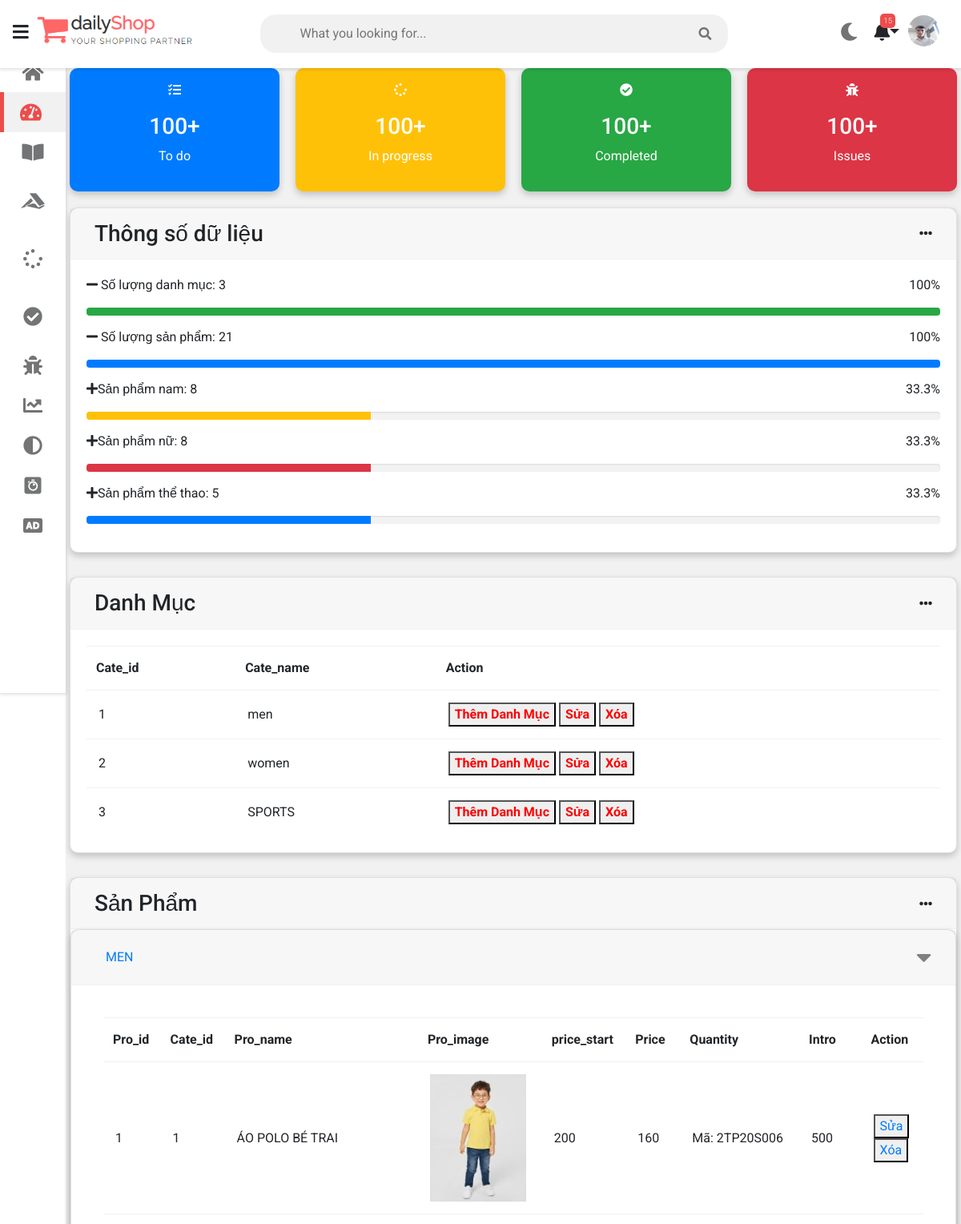
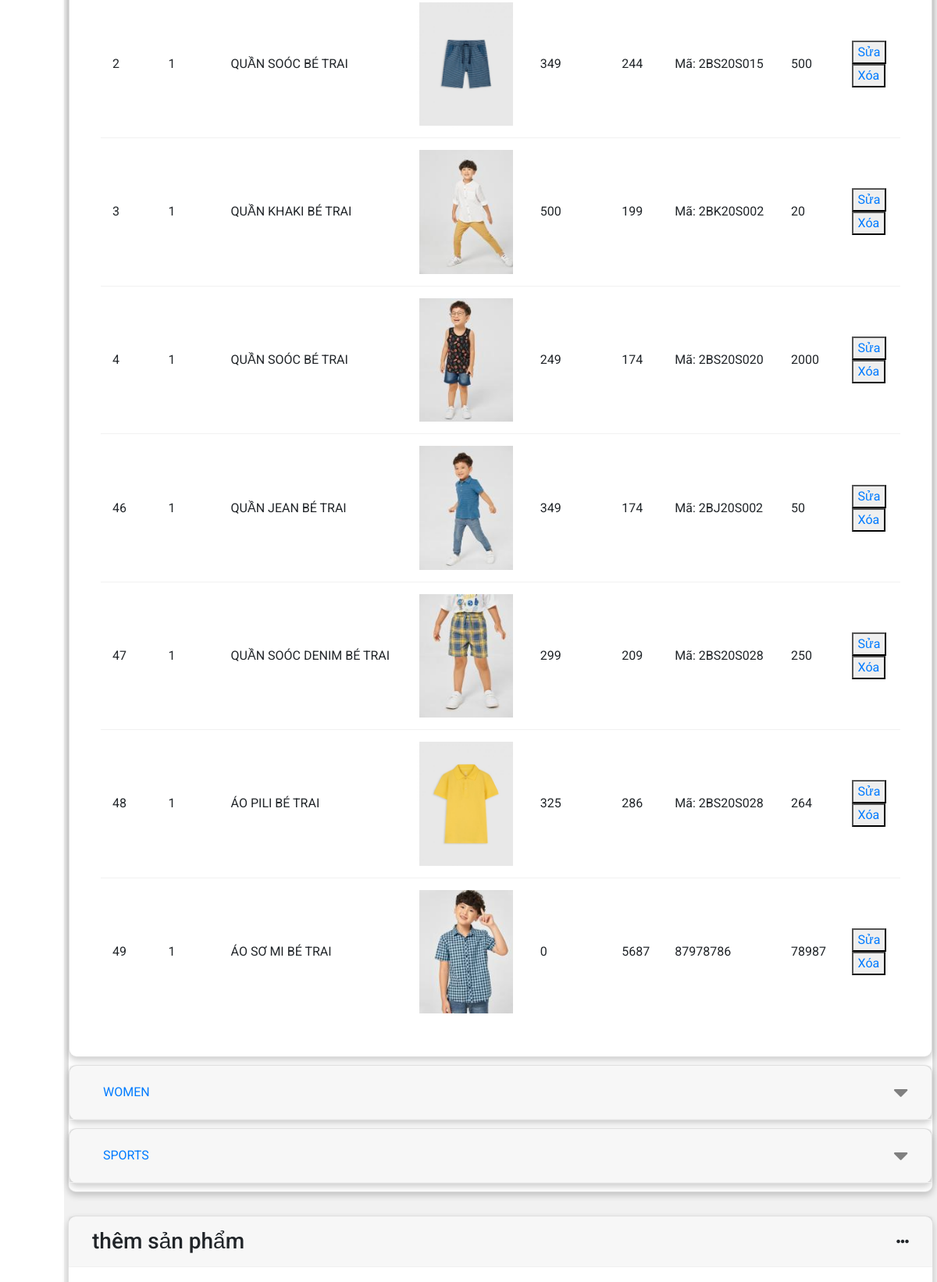
Page /MarkUps-dailyShop/dailyShop/Administration.php (upper part) on the committed database (2 pictures, top to bottom).
### tables this page shows
CREATE TABLE `categories` (
  `cate_id` int(11) NOT NULL,
  `cate_name` varchar(225) NOT NULL,
  `cate_image` varchar(255) NOT NULL,
  `description` varchar(200) NOT NULL
);

CREATE TABLE `products` (
  `pro_id` int(11) NOT NULL,
  `cate_id` int(11) NOT NULL,
  `pro_name` varchar(255) NOT NULL,
  `pro_image` varchar(225) NOT NULL,
  `intro` varchar(500) NOT NULL,
  `detail` text NOT NULL,
  `price` float NOT NULL,
  `price_start` float NOT NULL,
  `quantity` int(4) NOT NULL
);

### MarkUps-dailyShop/dailyShop/Administration.php (the view, shortened to what this page needs)
<?php
require_once "connection.php";
$sql = "SELECT * FROM categories INNER JOIN products ON categories.cate_id=products.cate_id";
$stmt = $conn->prepare($sql);
if ($stmt->execute()) {
	$result1 = $stmt->fetchAll(PDO::FETCH_ASSOC);
}
?>
<?php
require_once "connection.php";
$sql = "SELECT * FROM categories";
$stmt = $conn->prepare($sql);
$stmt->execute();
$result = $stmt->fetchAll(PDO::FETCH_ASSOC);
?>
<?php
require_once "connection.php";
$sql1 = "SELECT COUNT(pro_id)FROM products";
$stmt = $conn->prepare($sql1);
$stmt->execute();
$count_sp = $stmt->fetch(PDO::FETCH_ASSOC);
?>
<?php
require_once "connection.php";
$sql2 = "SELECT COUNT(pro_id)FROM products WHERE cate_id='1'";
$stmt = $conn->prepare($sql2);
$stmt->execute();
$count_sp2 = $stmt->fetch(PDO::FETCH_ASSOC);
?>
<?php
require_once "connection.php";
$sql3 = "SELECT COUNT(pro_id)FROM products WHERE cate_id='2'";
$stmt = $conn->prepare($sql3);
$stmt->execute();
$count_sp3 = $stmt->fetch(PDO::FETCH_ASSOC);
?>
<?php
require_once "connection.php";
$sql4 = "SELECT COUNT(pro_id)FROM products WHERE cate_id='3'";
$stmt = $conn->prepare($sql4);
$stmt->execute();
$count_sp4 = $stmt->fetch(PDO::FETCH_ASSOC);
?>
<?php
require_once "connection.php";
$sql0 = "SELECT COUNT(cate_id)FROM categories";
$stmt = $conn->prepare($sql0);
$stmt->execute();
$count_dm = $stmt->fetch(PDO::FETCH_ASSOC);
?>
<!DOCTYPE html>
<html>
<head>
	<link rel="stylesheet" type="text/css" href="https://cdnjs.cloudflare.com/ajax/libs/Chart.js/2.9.3/Chart.min.css">
	<link rel="stylesheet" type="text/css" href="fontawesome-free/css/all.min.css">
	<link rel="stylesheet" href="https://maxcdn.bootstrapcdn.com/bootstrap/4.0.0/css/bootstrap.min.css">
	<link rel="stylesheet" href="https://stackpath.bootstrapcdn.com/font-awesome/4.7.0/css/font-awesome.min.css">
	<link rel="stylesheet" type="text/css" href="style.css">
</head>
<body class="overlay-scrollbar">
	<div class="navbar">
		<ul class="navbar-nav">
			<li class="nav-item">
				<a class="nav-link">
					<i class="fas fa-bars" onclick="collapseSidebar()"></i>
				</a>
			</li>
			<li class="nav-item">
				<img src="assets/AT-pro-white1.png" alt="ATPro logo" class="logo logo-light">
			</li>
		</ul>
		<form class="navbar-search">
			<input type="text" name="Search" class="navbar-search-input" placeholder="What you looking for...">
			<i class="fas fa-search"></i>
		</form>
		<ul class="navbar-nav nav-right">
			<li class="nav-item mode">
				<a class="nav-link" href="#" onclick="switchTheme()">
					<i class="fas fa-moon dark-icon" style="margin-right: 20px !important;"></i>
				</a>
			</li>
			<li class="nav-item dropdown">
				<a class="nav-link">
					<i class="fas fa-bell dropdown-toggle" data-toggle="notification-menu"></i>
					<span class="navbar-badge">15</span>
				</a>
			</li>
			<li class="nav-item avt-wrapper">
				<div class="avt dropdown">
					<img src="assets/beauty_20200521162747.jpg" alt="User image" class="dropdown-toggle" data-toggle="user-menu">
				</div>
			</li>
		</ul>
	</div>
	<div class="sidebar">
		<ul class="sidebar-nav">
			<li class="sidebar-nav-item">
				<a href="index.php" class="sidebar-nav-link">
					<div>
						<i class="fas fa-home"></i>
					</div>
				</a>
			</li>
			<li class="sidebar-nav-item">
				<a href="#sp" class="sidebar-nav-link active">
					<div>
						<i class="fas fa-tachometer-alt"></i>
					</div>
				</a>
			</li>
			<li class="sidebar-nav-item">
				<a href="#dm" class="sidebar-nav-link">
					<div>
						<i class="fas fa-book-open"></i>
					</div>
				</a>
			</li>
			<li class="sidebar-nav-item">
				<a href="#add_dm" class="sidebar-nav-link">
					<div>
						<i class="fab fa-accusoft"></i>
					</div>
				</a>
			</li>
			<li class="sidebar-nav-item">
				<a href="#add" class="sidebar-nav-link">
					<div>
						<i class="fas fa-spinner"></i>
					</div>
				</a>
			</li>
			<li class="sidebar-nav-item">
				<a href="#edit" class="sidebar-nav-link">
					<div>
						<i class="fas fa-check-circle"></i>
					</div>
				</a>
			</li>
			<li class="sidebar-nav-item">
				<a href="#" class="sidebar-nav-link">
					<div>
						<i class="fas fa-bug"></i>
					</div>
				</a>
			</li>
			<li class="sidebar-nav-item">
				<a href="#" class="sidebar-nav-link">
					<div>
						<i class="fas fa-chart-line"></i>
					</div>
				</a>
			</li>
			<li class="sidebar-nav-item">
				<a href="#" class="sidebar-nav-link">
					<div>
						<i class="fas fa-adjust"></i>
					</div>
				</a>
			</li>
			<li class="sidebar-nav-item">
				<a href="#" class="sidebar-nav-link">
					<div>
						<i class="fab fa-algolia"></i>
					</div>
				</a>
			</li>
			<li class="sidebar-nav-item">
				<a href="#" class="sidebar-nav-link">
					<div>
						<i class="fas fa-audio-description"></i>
					</div>
				</a>
			</li>
		</ul>
	</div>
	<div class="wrapper">
		<div class="row">
			<div class="col-3 ">
				<div class="counter bg-primary">
					<p>
						<i class="fas fa-tasks"></i>
					</p>
					<h3>100+</h3>
					<p>To do</p>
				</div>
			</div>
			<div class="col-3 ">
				<div class="counter bg-warning">
					<p>
						<i class="fas fa-spinner"></i>
					</p>
					<h3>100+</h3>
					<p>In progress</p>
				</div>
			</div>
			<div class="col-3 ">
				<div class="counter bg-success">
					<p>
						<i class="fas fa-check-circle"></i>
					</p>
					<h3>100+</h3>
					<p>Completed</p>
				</div>
			</div>
			<div class="col-3 ">
				<div class="counter bg-danger">
					<p>
						<i class="fas fa-bug"></i>
					</p>
					<h3>100+</h3>
					<p>Issues</p>
				</div>
			</div>
		</div>
		<div class="row">
			<div class="col-4 col-m-12 col-sm-12">
				<div class="card">
					<div class="card-header">
						<h3>
							Thông số dữ liệu
						</h3>
						<i class="fas fa-ellipsis-h"></i>
					</div>
					<div class="card-content">
						<div class="progress-wrapper">
							<p>
								<i class="fas fa-minus"></i></i> Số lượng danh mục: <?= $count_dm['COUNT(cate_id)'] ?>
								<span class="float-right">100%</span>
							</p>
							<div class="progress">
								<div class="bg-success" style="width: 100%"></div>
							</div>
						</div>
						<div class="progress-wrapper">
							<p>
								<i class="fas fa-minus"></i></i> Số lượng sản phẩm: <?= $count_sp['COUNT(pro_id)'] ?>
								<span class="float-right">100%</span>
							</p>
							<div class="progress">
								<div class="bg-primary" style="width:100%"></div>
							</div>
						</div>
						<div class="progress-wrapper">
							<p>
								<i class="fas fa-plus"></i>Sản phẩm nam: <?= $count_sp2['COUNT(pro_id)'] ?>
								<span class="float-right">33.3%</span>
							</p>
							<div class="progress">
								<div class="bg-warning" style="width:33.3%"></div>
							</div>
						</div>
						<div class="progress-wrapper">
							<p>
								<i class="fas fa-plus"></i>Sản phẩm nữ: <?= $count_sp3['COUNT(pro_id)'] ?>
								<span class="float-right">33.3%</span>
							</p>
							<div class="progress">
								<div class="bg-danger" style="width:33.3%"></div>
							</div>
						</div>
						<div class="progress-wrapper">
							<p>
								<i class="fas fa-plus"></i>Sản phẩm thể thao: <?= $count_sp4['COUNT(pro_id)'] ?>
								<span class="float-right">33.3%</span>
							</p>
							<div class="progress">
								<div class="bg-primary" style="width:33.3%"></div>
							</div>
						</div>
					</div>
				</div>
			</div>
			<div class="col-8 col-m-12 col-sm-12">
				<div class="card">
					<div class="card-header" id="dm">
						<h3>
							Danh Mục
						</h3>
						<i class="fas fa-ellipsis-h"></i>
					</div>
					<div class="card-content">
						<table>
							<thead>
								<tr>
									<th>Cate_id</th>
									<th>Cate_name</th>
									<th>Action</th>
								</tr>
							</thead>
							<tbody>
								<?php foreach ($result as $r) : ?>
									<tr>
										<td><?= $r['cate_id'] ?></td>
										<td><?= $r['cate_name'] ?></td>
										<td>
											<button><a href="#add_dm" style=" text-decoration: none ; color: red; font-weight:  bold">Thêm Danh Mục</a></button>
											<button><a href="edit_dm.php?id=<?= $r['cate_id'] ?>" style=" text-decoration: none ; color: red; font-weight:  bold">Sửa</a></button>
											<button><a onclick="return confirm('Ban có muốn xóa hay không ?')" href="del_dm.php?id=<?= $r['cate_id'] ?>" style=" text-decoration: none ; color: red; font-weight:  bold">Xóa</a></button>
										</td>
									</tr>
								<?php endforeach; ?>
							</tbody>
						</table>
					</div>
				</div>
			</div>
		</div>
		<div class="row" id="sp">
			<div class="col-12 col-m-12 col-sm-12">
				<div class="card">
					<div class="card-header">
						<h3>
							Sản Phẩm
						</h3>
						<i class="fas fa-ellipsis-h"></i>
					</div>
					<div id="accordion">
						<div class="card">
							<div class="card-header" id="headingOne">
								<h5 class="mb-0">
									<button class="btn btn-link" data-toggle="collapse" data-target="#collapseOne" aria-expanded="false" aria-controls="collapseOne">
										MEN <i class="fas fa-caret-down" style="color: gray; font-size:30px "></i>
									</button>
								</h5>
							</div>
							<div id="collapseOne" class="collapse show" aria-labelledby="headingOne" data-parent="#accordion">
								<div class="card-body">
									<div class="card-content">
										<table>
											<thead>
												<tr>
													<th>Pro_id</th>
													<th>Cate_id</th>
													<th>Pro_name</th>
													<th>Pro_image</th>
													<th>price_start</th>
													<th>Price</th>
													<th>Quantity</th>
													<th>Intro</th>
													<th>Action</th>
												</tr>
											</thead>
											<tbody>
												<?php foreach ($result1 as $r) : ?>
													<?php if ($r['cate_id'] == 1) { ?>
														<tr>
															<td><?= $r['pro_id'] ?></td>
															<td><?= $r['cate_id'] ?></td>
															<td><?= $r['pro_name'] ?></td>
															<td> <img src="../images/<?= $r['pro_image'] ?>" width="120"></td>
															<td><?= $r['price_start'] ?></td>
															<td><?= $r['price'] ?></td>
															<td><?= $r['intro'] ?></td>
															<td><?= $r['quantity'] ?></td>
															<td>
																<button><a href="edit.php?id=<?= $r['pro_id'] ?>">Sửa</a></button>
																<br>
																<button><a onclick="return confirm('Ban có muốn xóa hay không ?')" href="del.php?id=<?= $r['pro_id'] ?>">Xóa</a></button>
															</td>
														</tr>
													<?php } ?>
												<?php endforeach; ?>
											</tbody>
										</table>
									</div>
								</div>
							</div>
						</div>
						<div class="card">
							<div class="card-header" id="headingTwo">
								<h5 class="mb-0">
									<button class="btn btn-link collapsed" data-toggle="collapse" data-target="#collapseTwo" aria-expanded="false" aria-controls="collapseTwo">
										WOMEN<i class="fas fa-caret-down" style="color: gray; font-size:30px "></i>
									</button>
								</h5>
							</div>
						</div>
						<div class="card">
							<div class="card-header" id="headingThree">
								<h5 class="mb-0">
									<button class="btn btn-link collapsed" data-toggle="collapse" data-target="#collapseThree" aria-expanded="false" aria-controls="collapseThree">
										SPORTS <i class="fas fa-caret-down" style="color: gray; font-size:30px "></i>
									</button>
								</h5>
							</div>
						</div>
					</div>
				</div>
			</div>
		</div>
		<div class="row">
			<div class="col-12 col-m-12 col-sm-12" id="add">
				<div class="card">
					<div class="card-header">
						<h3>
							thêm sản phẩm
						</h3>
						<i class="fas fa-ellipsis-h"></i>
					</div>
					<div class="card-content">
					</div>
				</div>
			</div>
		</div>
	</div>
</body>
</html>

### rows in the picture
categories: cate_id "1", cate_name "men"
categories: cate_id "2", cate_name "women"
categories: cate_id "3", cate_name "SPORTS"
products: pro_id "1", cate "1", pro_name "ÁO POLO BÉ TRAI", pro_image (picture), price_start "200", price "160", intro "Mã: 2TP20S006", quantity "500"
products: pro_id "2", cate "1", pro_name "QUẦN SOÓC BÉ TRAI", pro_image (picture), price_start "349", price "244", intro "Mã: 2BS20S015", quantity "500"
products: pro_id "3", cate "1", pro_name "QUẦN KHAKI BÉ TRAI", pro_image (picture), price_start "500", price "199", intro "Mã: 2BK20S002", quantity "20"
products: pro_id "4", cate "1", pro_name "QUẦN SOÓC BÉ TRAI", pro_image (picture), price_start "249", price "174", intro "Mã: 2BS20S020", quantity "2000"
products: pro_id "46", cate "1", pro_name "QUẦN JEAN BÉ TRAI", pro_image (picture), price_start "349", price "174", intro "Mã: 2BJ20S002", quantity "50"
products: pro_id "47", cate "1", pro_name "QUẦN SOÓC DENIM BÉ TRAI", pro_image (picture), price_start "299", price "209", intro "Mã: 2BS20S028", quantity "250"
products: pro_id "48", cate "1", pro_name "ÁO PILI BÉ TRAI", pro_image (picture), price_start "325", price "286", intro "Mã: 2BS20S028", quantity "264"
products: pro_id "49", cate "1", pro_name "ÁO SƠ MI BÉ TRAI", pro_image (picture), price_start "0", price "5687", intro "87978786", quantity "78987"

### other values in the picture
$count_dm['COUNT(cate_id)'] "3"
$count_sp['COUNT(pro_id)'] "21"
$count_sp2['COUNT(pro_id)'] "8"
$count_sp3['COUNT(pro_id)'] "8"
$count_sp4['COUNT(pro_id)'] "5"
